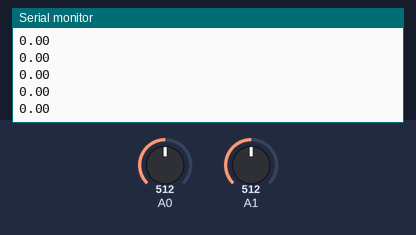
The sketch below on a simulated Arduino Uno, built with avr-gcc and run on an emulated ATmega328P. Shown: the last lines printed to the serial monitor. The inputs (shaded band) are chosen by the test bench; at power-on: A0 = 512, A1 = 512.

Above: at 1.2 s.
1.3 s: A0 set to 716
At 1.9 s:
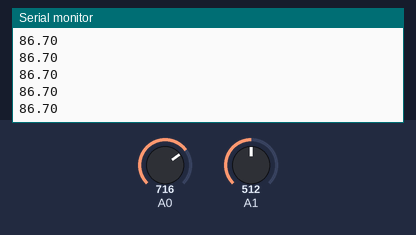
2.8 s: A1 set to 306
At 3.9 s:
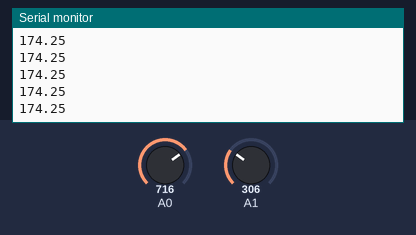
4.3 s: A0 set to 900
At 4.9 s:
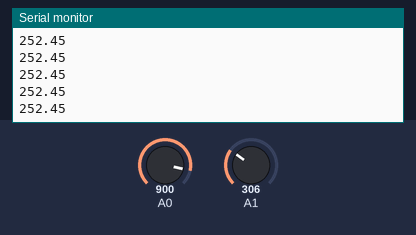
5.8 s: A1 set to 122
At 6.7 s:
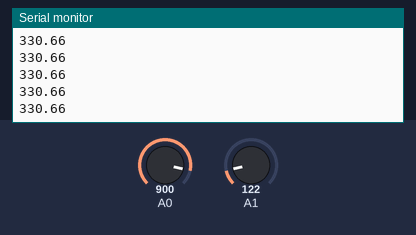
Timing chart, 0 to 8.3 s (numbered marks = the images above; inputs shaded):
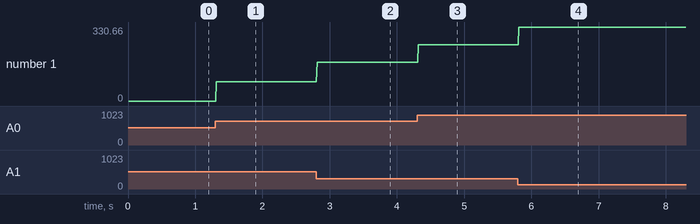

The sketch:

arduino_current_meter.ino
```cpp
#define R 11.5

void setup() {
  // put your setup code here, to run once:
  Serial.begin(9600);
  pinMode(A0, INPUT);
  pinMode(A1, INPUT);
}

unsigned long t;

void loop() {
  // put your main code here, to run repeatedly:

  t = millis();

  double V = ( analogRead(A0) - analogRead(A1) ) * 5.0 / 1023.0;

  double mI = V/R * 1000;

  while ( (millis() - t) < 10){}
  Serial.println(mI);

}
```

Measured:
- after the input at 1.3 s, the serial monitor: prints a new line at once (image 1)
- after the input at 2.8 s, the serial monitor: prints a new line at once (image 2)
- after the input at 4.3 s, the serial monitor: prints a new line at once (image 3)
- after the input at 5.8 s, the serial monitor: prints a new line at once (image 4)
- plotted number 1: 0 → 86.7 after the input at 1.3 s, 86.7 → 174.25 after the input at 2.8 s, 174.25 → 252.45 after the input at 4.3 s, 252.45 → 330.66 after the input at 5.8 s
